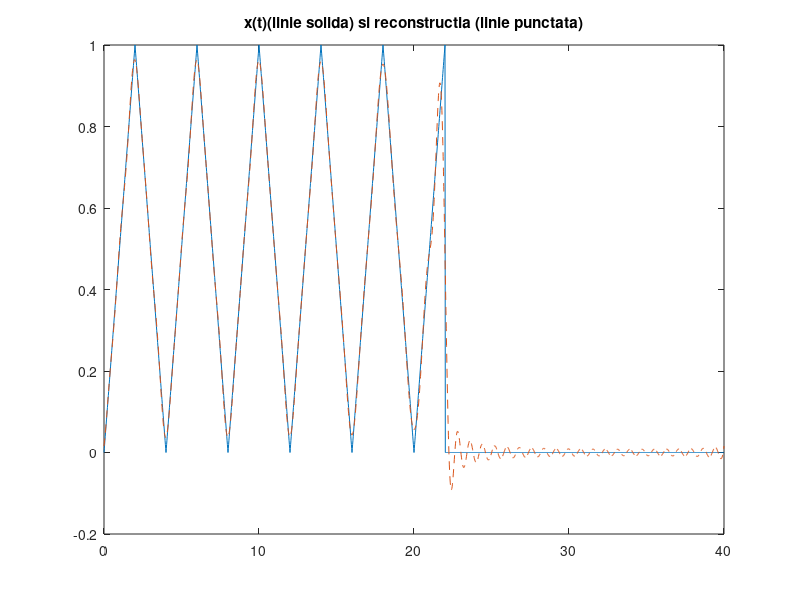
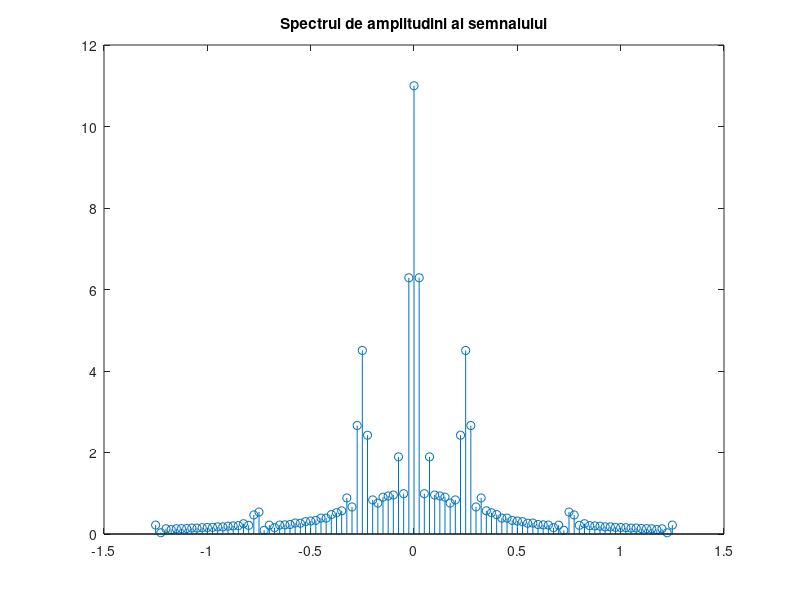

Source code (MATLAB) for these figures, in order:
N=50; % numarul de coeficienti
P=40; % perioada                                                       
D=22; % durata de crestere                                                        
w0=2*pi/P; % pulsatie
t_initial=0:0.02:D; % esantionarea semnalului initial

% generam semnalul triunghiular initial
x_initial= sawtooth((pi/2)*t_initial,0.5)/2+0.5; 
t=0:0.02:P; % esantionarea semnalului reconstruit
x = zeros(1,length(t)); % initializarea vectorului x cu zerouri
x(t<=D)=x_initial; % inlocuim valorile nule cu cele din semnalul initial, cu conditia t<=D

figure(1);
plot(t,x);% afisarea semnalului x(t)
title('x(t)(linie solida) si reconstructia (linie punctata)');
hold on;

% k reprezinta variabilia dupa care se face suma
for k = -N:N
    x_t = x_initial; %x_t este semnalul realizat cu formula SF
    x_t = x_t .* exp(-j*k*w0*t_initial); % vectorul ce trebuie integrat
    X(k+N+1)=0;% initializarea 

    for i = 1: length(t_initial)-1
        X(k+N+1) = X(k+N+1) + (t_initial(i+1)-t_initial(i))* (x_t(i)+x_t(i+1))/2; % integrare folosind metoda dreptunghiurilor
    end
end

for i = 1: length(t)
    x_reconstruit(i) = 0;% initializarea elementelor vectorului reconstruit
    for k=-N:N
        x_reconstruit(i) = x_reconstruit(i) + (1/P)*X(k+N+1)*exp(j*k*w0*t(i));% calcularea sumei
    end
end

plot(t,x_reconstruit,'--');% afisarea semnalului reconstruit cu linie punctata pe acelasi grafic cu semnalul original
figure(2);

w=-50*w0:w0:50*w0;% generarea vectorului de pulsatii corespunzatoare coeficientilor Xk
stem(w/(2*pi),abs(X));% afisarea spectrului de amplitudini
title('Spectrul de amplitudini al semnalului')


% Orice semnal periodic poate fi descris de o suma de cos si sin, inmultite
% cu coeficienti corespunzatori. Acesti coeficienti constituie spectrul.
% Semnalul reconstruit se apropie de forma semnalului initial, avand o
% marja de eroare din cauza folosirii unui numar finit de coeficienti( in
% cazul nostru 50). Pe masura ce folosim mai multi coeficienti ai seriei
% Fourier, semnalul reconstruit se apropie din ce in ce mai mult de
% semnalul initial.